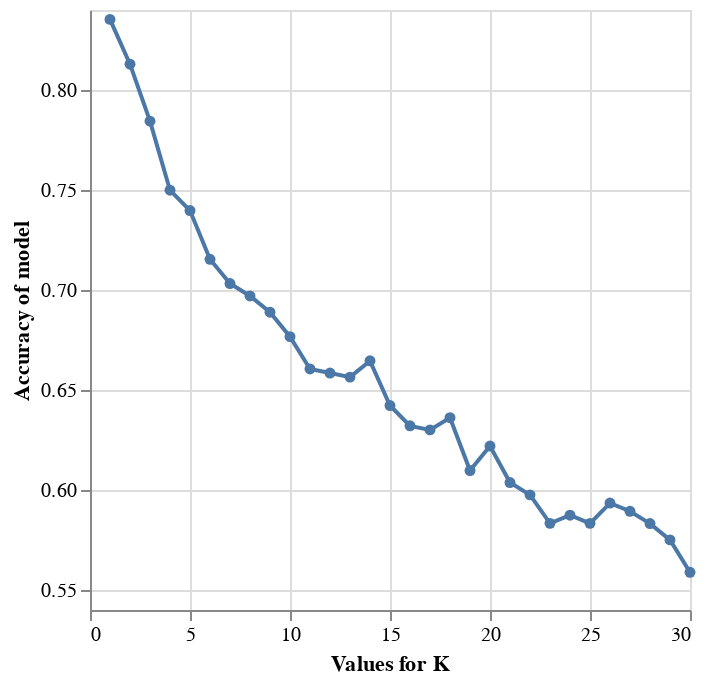

The code cell stored with this chart in its notebook:
### Code cell
# plot the accuracy of the K-values with a line-plot
cross_val_plot = alt.Chart(grid_results).mark_line(point=True).encode(
    x=alt.X("param_kneighborsclassifier__n_neighbors").title("Values for K").scale(zero=True),
    y=alt.Y("mean_test_score").title("Accuracy of model").scale(zero=False)
)

cross_val_plot

### Figure 1 — Vega-Lite specification as saved in the notebook (floating-point values rounded to 4 significant figures)
{"config": {"view": {"continuousWidth": 300, "continuousHeight": 300}}, "data": {"name": "data-73a74d872af47c8ada62cf7d6f888b53"}, "mark": {"type": "line", "point": true}, "encoding": {"x": {"field": "param_kneighborsclassifier__n_neighbors", "scale": {"zero": true}, "title": "Values for K", "type": "quantitative"}, "y": {"field": "mean_test_score", "scale": {"zero": false}, "title": "Accuracy of model", "type": "quantitative"}}, "$schema": "https://vega.github.io/schema/vega-lite/v5.16.3.json", "datasets": {"data-73a74d872af47c8ada62cf7d6f888b53": [{"mean_fit_time": 0.006719, "std_fit_time": 0.000907, "mean_score_time": 0.00785, "std_score_time": 0.0005291, "param_kneighborsclassifier__n_neighbors": 1, "params": {"kneighborsclassifier__n_neighbors": 1}, "split0_test_score": 0.8586, "split1_test_score": 0.8384, "split2_test_score": 0.8776, "split3_test_score": 0.7857, "split4_test_score": 0.8163, "mean_test_score": 0.8353, "std_test_score": 0.03211, "rank_test_score": 1}, {"mean_fit_time": 0.00801, "std_fit_time": 0.001949, "mean_score_time": 0.008806, "std_score_time": 0.0008965, "param_kneighborsclassifier__n_neighbors": 2, "params": {"kneighborsclassifier__n_neighbors": 2}, "split0_test_score": 0.8384, "split1_test_score": 0.8283, "split2_test_score": 0.8469, "split3_test_score": 0.7347, "split4_test_score": 0.8163, "mean_test_score": 0.8129, "std_test_score": 0.04043, "rank_test_score": 2}, {"mean_fit_time": 0.006395, "std_fit_time": 0.0006035, "mean_score_time": 0.008097, "std_score_time": 0.0005304, "param_kneighborsclassifier__n_neighbors": 3, "params": {"kneighborsclassifier__n_neighbors": 3}, "split0_test_score": 0.8384, "split1_test_score": 0.7879, "split2_test_score": 0.8061, "split3_test_score": 0.7449, "split4_test_score": 0.7449, "mean_test_score": 0.7844, "std_test_score": 0.03611, "rank_test_score": 3}, {"mean_fit_time": 0.006622, "std_fit_time": 0.0007996, "mean_score_time": 0.008388, "std_score_time": 0.0002797, "param_kneighborsclassifier__n_neighbors": 4, "params": {"kneighborsclassifier__n_neighbors": 4}, "split0_test_score": 0.798, "split1_test_score": 0.7475, "split2_test_score": 0.7449, "split3_test_score": 0.7245, "split4_test_score": 0.7347, "mean_test_score": 0.7499, "std_test_score": 0.02538, "rank_test_score": 4}, {"mean_fit_time": 0.006184, "std_fit_time": 0.0001855, "mean_score_time": 0.007763, "std_score_time": 0.0002958, "param_kneighborsclassifier__n_neighbors": 5, "params": {"kneighborsclassifier__n_neighbors": 5}, "split0_test_score": 0.8081, "split1_test_score": 0.7374, "split2_test_score": 0.7245, "split3_test_score": 0.6939, "split4_test_score": 0.7347, "mean_test_score": 0.7397, "std_test_score": 0.03752, "rank_test_score": 5}, {"mean_fit_time": 0.006872, "std_fit_time": 0.001424, "mean_score_time": 0.007837, "std_score_time": 0.0002611, "param_kneighborsclassifier__n_neighbors": 6, "params": {"kneighborsclassifier__n_neighbors": 6}, "split0_test_score": 0.7879, "split1_test_score": 0.6869, "split2_test_score": 0.6735, "split3_test_score": 0.6939, "split4_test_score": 0.7347, "mean_test_score": 0.7154, "std_test_score": 0.04162, "rank_test_score": 6}, {"mean_fit_time": 0.006879, "std_fit_time": 0.0004371, "mean_score_time": 0.008396, "std_score_time": 0.0002928, "param_kneighborsclassifier__n_neighbors": 7, "params": {"kneighborsclassifier__n_neighbors": 7}, "split0_test_score": 0.7475, "split1_test_score": 0.6768, "split2_test_score": 0.6735, "split3_test_score": 0.7041, "split4_test_score": 0.7143, "mean_test_score": 0.7032, "std_test_score": 0.02708, "rank_test_score": 7}, {"mean_fit_time": 0.006339, "std_fit_time": 0.0003318, "mean_score_time": 0.008351, "std_score_time": 0.0003694, "param_kneighborsclassifier__n_neighbors": 8, "params": {"kneighborsclassifier__n_neighbors": 8}, "split0_test_score": 0.7273, "split1_test_score": 0.7273, "split2_test_score": 0.6531, "split3_test_score": 0.7143, "split4_test_score": 0.6633, "mean_test_score": 0.697, "std_test_score": 0.03225, "rank_test_score": 8}, {"mean_fit_time": 0.006476, "std_fit_time": 0.0003289, "mean_score_time": 0.008362, "std_score_time": 0.0003623, "param_kneighborsclassifier__n_neighbors": 9, "params": {"kneighborsclassifier__n_neighbors": 9}, "split0_test_score": 0.7071, "split1_test_score": 0.7374, "split2_test_score": 0.6531, "split3_test_score": 0.6837, "split4_test_score": 0.6633, "mean_test_score": 0.6889, "std_test_score": 0.03049, "rank_test_score": 9}, {"mean_fit_time": 0.006754, "std_fit_time": 0.0004206, "mean_score_time": 0.008415, "std_score_time": 0.0004015, "param_kneighborsclassifier__n_neighbors": 10, "params": {"kneighborsclassifier__n_neighbors": 10}, "split0_test_score": 0.6869, "split1_test_score": 0.7374, "split2_test_score": 0.6429, "split3_test_score": 0.6837, "split4_test_score": 0.6327, "mean_test_score": 0.6767, "std_test_score": 0.0372, "rank_test_score": 10}, {"mean_fit_time": 0.00653, "std_fit_time": 0.0002489, "mean_score_time": 0.008563, "std_score_time": 0.0005147, "param_kneighborsclassifier__n_neighbors": 11, "params": {"kneighborsclassifier__n_neighbors": 11}, "split0_test_score": 0.6364, "split1_test_score": 0.7071, "split2_test_score": 0.6327, "split3_test_score": 0.6837, "split4_test_score": 0.6429, "mean_test_score": 0.6605, "std_test_score": 0.02958, "rank_test_score": 12}, {"mean_fit_time": 0.00631, "std_fit_time": 0.0002506, "mean_score_time": 0.008047, "std_score_time": 7.696e-05, "param_kneighborsclassifier__n_neighbors": 12, "params": {"kneighborsclassifier__n_neighbors": 12}, "split0_test_score": 0.6162, "split1_test_score": 0.7273, "split2_test_score": 0.6224, "split3_test_score": 0.6837, "split4_test_score": 0.6429, "mean_test_score": 0.6585, "std_test_score": 0.04171, "rank_test_score": 13}, {"mean_fit_time": 0.006437, "std_fit_time": 0.0001927, "mean_score_time": 0.008104, "std_score_time": 0.0001149, "param_kneighborsclassifier__n_neighbors": 13, "params": {"kneighborsclassifier__n_neighbors": 13}, "split0_test_score": 0.6263, "split1_test_score": 0.7172, "split2_test_score": 0.6429, "split3_test_score": 0.6633, "split4_test_score": 0.6327, "mean_test_score": 0.6564, "std_test_score": 0.03285, "rank_test_score": 14}, {"mean_fit_time": 0.006322, "std_fit_time": 0.0003534, "mean_score_time": 0.008994, "std_score_time": 0.001698, "param_kneighborsclassifier__n_neighbors": 14, "params": {"kneighborsclassifier__n_neighbors": 14}, "split0_test_score": 0.6364, "split1_test_score": 0.7172, "split2_test_score": 0.6224, "split3_test_score": 0.6735, "split4_test_score": 0.6735, "mean_test_score": 0.6646, "std_test_score": 0.03315, "rank_test_score": 11}, {"mean_fit_time": 0.006867, "std_fit_time": 0.0003959, "mean_score_time": 0.01593, "std_score_time": 0.01431, "param_kneighborsclassifier__n_neighbors": 15, "params": {"kneighborsclassifier__n_neighbors": 15}, "split0_test_score": 0.6263, "split1_test_score": 0.6768, "split2_test_score": 0.6122, "split3_test_score": 0.6429, "split4_test_score": 0.6531, "mean_test_score": 0.6422, "std_test_score": 0.0222, "rank_test_score": 15}, {"mean_fit_time": 0.006588, "std_fit_time": 0.0002021, "mean_score_time": 0.008597, "std_score_time": 0.0002459, "param_kneighborsclassifier__n_neighbors": 16, "params": {"kneighborsclassifier__n_neighbors": 16}, "split0_test_score": 0.6162, "split1_test_score": 0.6667, "split2_test_score": 0.5918, "split3_test_score": 0.6327, "split4_test_score": 0.6531, "mean_test_score": 0.6321, "std_test_score": 0.02649, "rank_test_score": 17}, {"mean_fit_time": 0.006734, "std_fit_time": 0.0004764, "mean_score_time": 0.009101, "std_score_time": 0.0006356, "param_kneighborsclassifier__n_neighbors": 17, "params": {"kneighborsclassifier__n_neighbors": 17}, "split0_test_score": 0.6061, "split1_test_score": 0.6667, "split2_test_score": 0.6122, "split3_test_score": 0.6122, "split4_test_score": 0.6531, "mean_test_score": 0.6301, "std_test_score": 0.02482, "rank_test_score": 18}, {"mean_fit_time": 0.006402, "std_fit_time": 0.000269, "mean_score_time": 0.009445, "std_score_time": 0.00218, "param_kneighborsclassifier__n_neighbors": 18, "params": {"kneighborsclassifier__n_neighbors": 18}, "split0_test_score": 0.6162, "split1_test_score": 0.6667, "split2_test_score": 0.602, "split3_test_score": 0.6429, "split4_test_score": 0.6531, "mean_test_score": 0.6362, "std_test_score": 0.02377, "rank_test_score": 16}, {"mean_fit_time": 0.007059, "std_fit_time": 0.001001, "mean_score_time": 0.008858, "std_score_time": 0.00086, "param_kneighborsclassifier__n_neighbors": 19, "params": {"kneighborsclassifier__n_neighbors": 19}, "split0_test_score": 0.596, "split1_test_score": 0.6364, "split2_test_score": 0.5714, "split3_test_score": 0.6327, "split4_test_score": 0.6122, "mean_test_score": 0.6097, "std_test_score": 0.02407, "rank_test_score": 20}, {"mean_fit_time": 0.006191, "std_fit_time": 0.0001169, "mean_score_time": 0.008408, "std_score_time": 0.0002333, "param_kneighborsclassifier__n_neighbors": 20, "params": {"kneighborsclassifier__n_neighbors": 20}, "split0_test_score": 0.596, "split1_test_score": 0.6364, "split2_test_score": 0.5918, "split3_test_score": 0.6224, "split4_test_score": 0.6633, "mean_test_score": 0.622, "std_test_score": 0.02645, "rank_test_score": 19}, {"mean_fit_time": 0.006482, "std_fit_time": 0.0002902, "mean_score_time": 0.00855, "std_score_time": 0.0001869, "param_kneighborsclassifier__n_neighbors": 21, "params": {"kneighborsclassifier__n_neighbors": 21}, "split0_test_score": 0.596, "split1_test_score": 0.5859, "split2_test_score": 0.5918, "split3_test_score": 0.5918, "split4_test_score": 0.6531, "mean_test_score": 0.6037, "std_test_score": 0.02488, "rank_test_score": 21}, {"mean_fit_time": 0.006675, "std_fit_time": 0.0004064, "mean_score_time": 0.009044, "std_score_time": 0.0005197, "param_kneighborsclassifier__n_neighbors": 22, "params": {"kneighborsclassifier__n_neighbors": 22}, "split0_test_score": 0.596, "split1_test_score": 0.596, "split2_test_score": 0.5816, "split3_test_score": 0.5918, "split4_test_score": 0.6224, "mean_test_score": 0.5976, "std_test_score": 0.0135, "rank_test_score": 22}, {"mean_fit_time": 0.006487, "std_fit_time": 0.0002485, "mean_score_time": 0.008588, "std_score_time": 0.0002933, "param_kneighborsclassifier__n_neighbors": 23, "params": {"kneighborsclassifier__n_neighbors": 23}, "split0_test_score": 0.5859, "split1_test_score": 0.5859, "split2_test_score": 0.6122, "split3_test_score": 0.5714, "split4_test_score": 0.5612, "mean_test_score": 0.5833, "std_test_score": 0.0172, "rank_test_score": 26}, {"mean_fit_time": 0.006356, "std_fit_time": 0.0002622, "mean_score_time": 0.008359, "std_score_time": 7.543e-05, "param_kneighborsclassifier__n_neighbors": 24, "params": {"kneighborsclassifier__n_neighbors": 24}, "split0_test_score": 0.5859, "split1_test_score": 0.5859, "split2_test_score": 0.6122, "split3_test_score": 0.5918, "split4_test_score": 0.5612, "mean_test_score": 0.5874, "std_test_score": 0.01629, "rank_test_score": 25}, {"mean_fit_time": 0.006436, "std_fit_time": 0.0001633, "mean_score_time": 0.00853, "std_score_time": 0.0001572, "param_kneighborsclassifier__n_neighbors": 25, "params": {"kneighborsclassifier__n_neighbors": 25}, "split0_test_score": 0.5859, "split1_test_score": 0.5859, "split2_test_score": 0.6224, "split3_test_score": 0.5612, "split4_test_score": 0.5612, "mean_test_score": 0.5833, "std_test_score": 0.02245, "rank_test_score": 26}, {"mean_fit_time": 0.007256, "std_fit_time": 0.001828, "mean_score_time": 0.008809, "std_score_time": 0.0003229, "param_kneighborsclassifier__n_neighbors": 26, "params": {"kneighborsclassifier__n_neighbors": 26}, "split0_test_score": 0.6162, "split1_test_score": 0.5859, "split2_test_score": 0.6224, "split3_test_score": 0.5714, "split4_test_score": 0.5714, "mean_test_score": 0.5935, "std_test_score": 0.02184, "rank_test_score": 23}, {"mean_fit_time": 0.006099, "std_fit_time": 0.0002027, "mean_score_time": 0.008503, "std_score_time": 0.0002217, "param_kneighborsclassifier__n_neighbors": 27, "params": {"kneighborsclassifier__n_neighbors": 27}, "split0_test_score": 0.6061, "split1_test_score": 0.6061, "split2_test_score": 0.6224, "split3_test_score": 0.551, "split4_test_score": 0.5612, "mean_test_score": 0.5894, "std_test_score": 0.02798, "rank_test_score": 24}, {"mean_fit_time": 0.006419, "std_fit_time": 0.0003235, "mean_score_time": 0.008376, "std_score_time": 0.0001023, "param_kneighborsclassifier__n_neighbors": 28, "params": {"kneighborsclassifier__n_neighbors": 28}, "split0_test_score": 0.6061, "split1_test_score": 0.6263, "split2_test_score": 0.5714, "split3_test_score": 0.551, "split4_test_score": 0.5612, "mean_test_score": 0.5832, "std_test_score": 0.0284, "rank_test_score": 28}, {"mean_fit_time": 0.006376, "std_fit_time": 0.0001973, "mean_score_time": 0.008555, "std_score_time": 0.0001512, "param_kneighborsclassifier__n_neighbors": 29, "params": {"kneighborsclassifier__n_neighbors": 29}, "split0_test_score": 0.6162, "split1_test_score": 0.6061, "split2_test_score": 0.551, "split3_test_score": 0.551, "split4_test_score": 0.551, "mean_test_score": 0.5751, "std_test_score": 0.02961, "rank_test_score": 29}, {"mean_fit_time": 0.006259, "std_fit_time": 0.0001326, "mean_score_time": 0.008633, "std_score_time": 0.0001441, "param_kneighborsclassifier__n_neighbors": 30, "params": {"kneighborsclassifier__n_neighbors": 30}, "split0_test_score": 0.5556, "split1_test_score": 0.6061, "split2_test_score": 0.551, "split3_test_score": 0.5408, "split4_test_score": 0.5408, "mean_test_score": 0.5589, "std_test_score": 0.0243, "rank_test_score": 30}]}}
